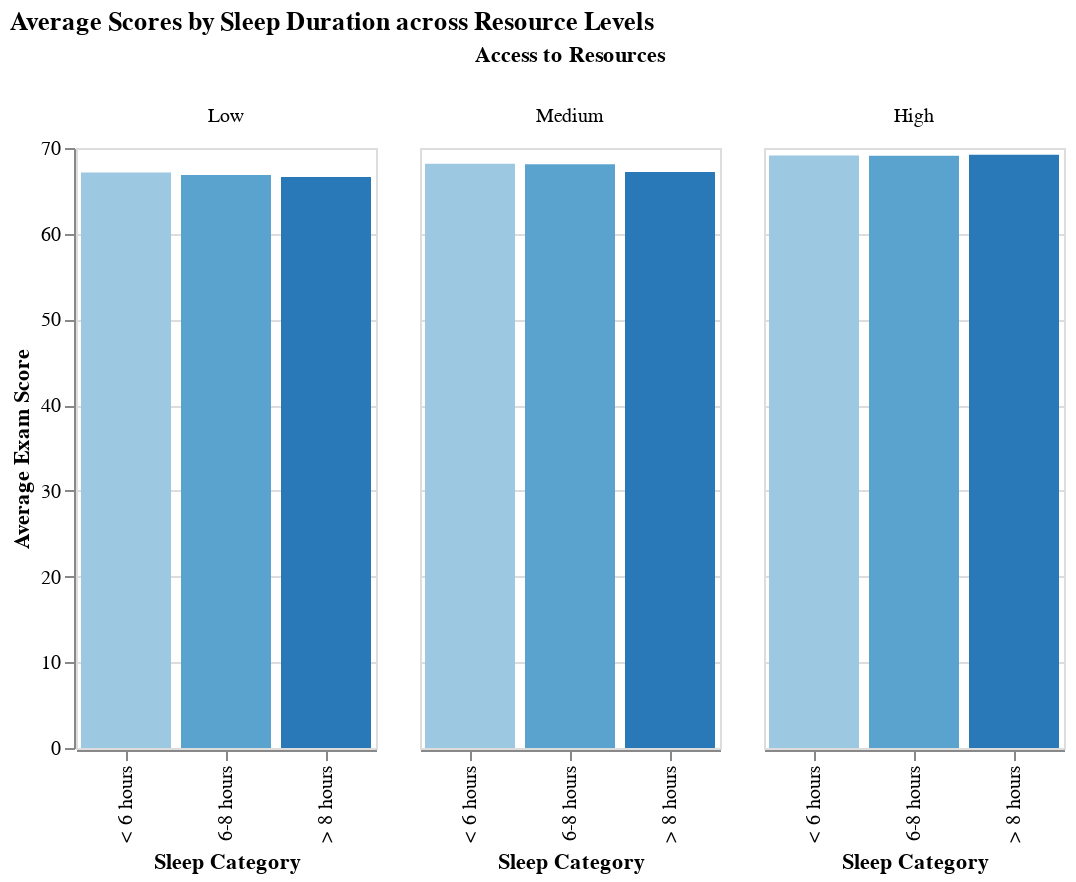

The cell this chart's notebook holds for it:
### Code cell
chart2 = alt.Chart(jane_df).mark_bar().encode(
    x=alt.X('sleep_category', title='Sleep Category', sort=['< 6 hours', '6-8 hours', '>8 hours']),
    y=alt.Y('mean(Exam_Score)', title='Average Exam Score'),
    color=alt.Color('sleep_category', legend=None), # Color by sleep for visual pop
    column=alt.Column('Access_to_Resources', 
                      title='Access to Resources',
                      sort=["Low","Medium","High"],
                      header=alt.Header(titleOrient="top"))
).properties(
    title='Average Scores by Sleep Duration across Resource Levels',
    width=150,
    height=300
)

chart2

### Figure 1 — Vega-Lite specification as saved in the notebook (floating-point values rounded to 4 significant figures; data arrays with more than 128 entries replaced by an {"elided": "..."} marker saying what was removed)
{"config": {"view": {"continuousWidth": 300, "continuousHeight": 300}}, "data": {"name": "data-66772a142c70022d4b6cc74b6744a06b"}, "mark": {"type": "bar"}, "encoding": {"color": {"field": "sleep_category", "legend": null, "sort": ["< 6 hours", "6-8 hours", "> 8 hours"], "type": "ordinal"}, "column": {"field": "Access_to_Resources", "header": {"titleOrient": "top"}, "sort": ["Low", "Medium", "High"], "title": "Access to Resources", "type": "nominal"}, "x": {"field": "sleep_category", "sort": ["< 6 hours", "6-8 hours", ">8 hours"], "title": "Sleep Category", "type": "ordinal"}, "y": {"aggregate": "mean", "field": "Exam_Score", "title": "Average Exam Score", "type": "quantitative"}}, "height": 300, "title": "Average Scores by Sleep Duration across Resource Levels", "width": 150, "$schema": "https://vega.github.io/schema/vega-lite/v6.1.0.json", "datasets": {"data-66772a142c70022d4b6cc74b6744a06b": {"elided": "1908 records"}}}
